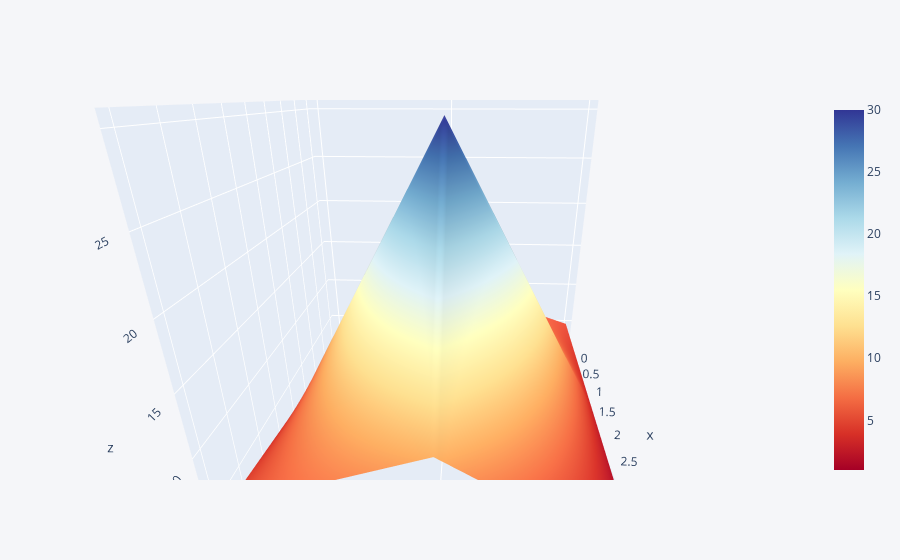

The cell this chart's notebook holds for it:
### Code cell
df3.iplot(kind='surface',colorscale='rdylbu')

### Figure 1 — Plotly figure (JSON) as saved in the notebook; plotly's stock layout.template omitted (floating-point values rounded to 4 significant figures)
{"data": [{"colorscale": [[0, "rgb(165,0,38)"], [0.1, "rgb(215,48,39)"], [0.2, "rgb(244,109,67)"], [0.3, "rgb(253,174,97)"], [0.4, "rgb(254,224,144)"], [0.5, "rgb(255,255,191)"], [0.6, "rgb(224,243,248)"], [0.7, "rgb(171,217,233)"], [0.8, "rgb(116,173,209)"], [0.9, "rgb(69,117,180)"], [1, "rgb(49,54,149)"]], "type": "surface", "x": [0, 1, 2, 3, 4], "y": ["x", "y", "z"], "z": [[1, 2, 3, 4, 5], [10, 20, 30, 20, 10], [5, 4, 3, 2, 1]]}], "layout": {"autosize": true, "legend": {"bgcolor": "#F5F6F9", "font": {"color": "#4D5663"}}, "paper_bgcolor": "#F5F6F9", "plot_bgcolor": "#F5F6F9", "scene": {"aspectmode": "auto", "aspectratio": {"x": 1, "y": 1, "z": 1}, "camera": {"center": {"x": 0, "y": 0, "z": 0}, "eye": {"x": 1.212, "y": 0.05938, "z": 0.5193}, "projection": {"type": "perspective"}, "up": {"x": 0, "y": 0, "z": 1}}}, "title": {"font": {"color": "#4D5663"}}, "xaxis": {"gridcolor": "#E1E5ED", "showgrid": true, "tickfont": {"color": "#4D5663"}, "title": {"font": {"color": "#4D5663"}, "text": ""}, "zerolinecolor": "#E1E5ED"}, "yaxis": {"gridcolor": "#E1E5ED", "showgrid": true, "tickfont": {"color": "#4D5663"}, "title": {"font": {"color": "#4D5663"}, "text": ""}, "zerolinecolor": "#E1E5ED"}}}
